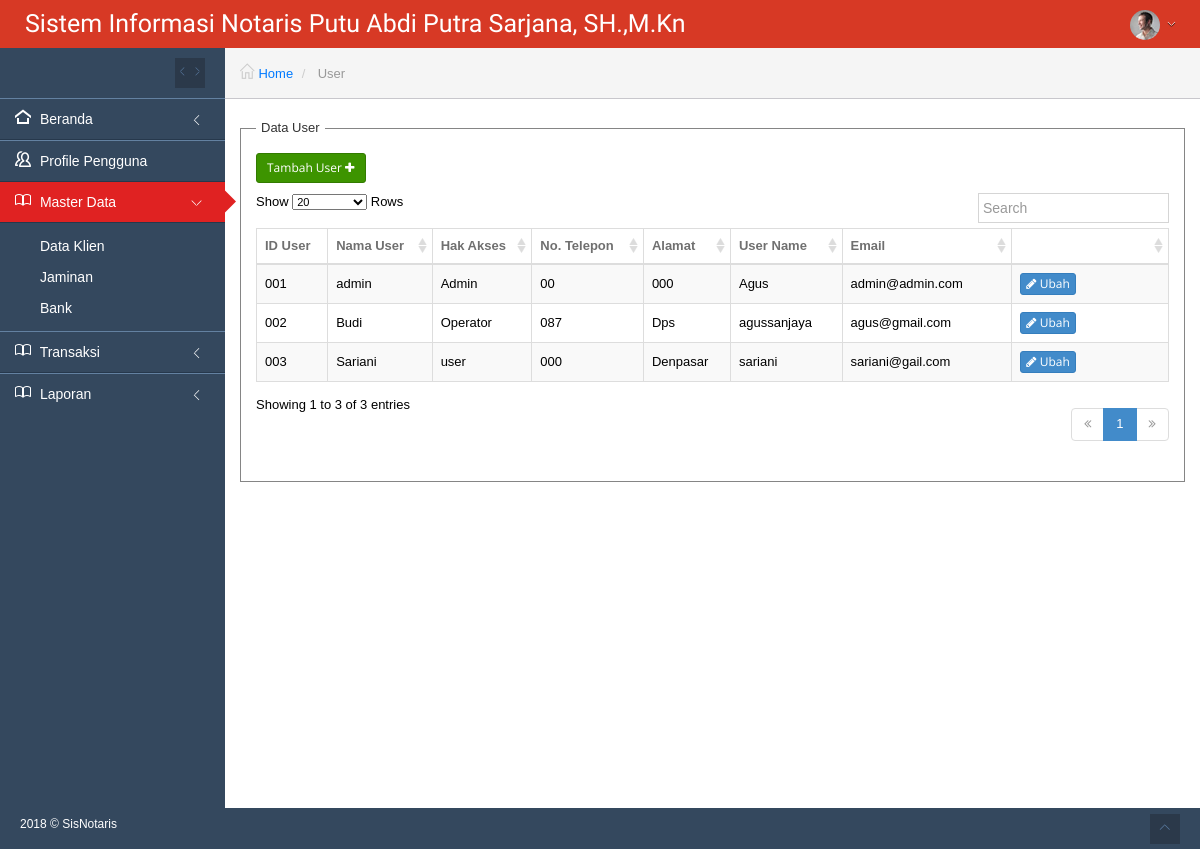
The app's page /index.php?page=user (signed in), older data.
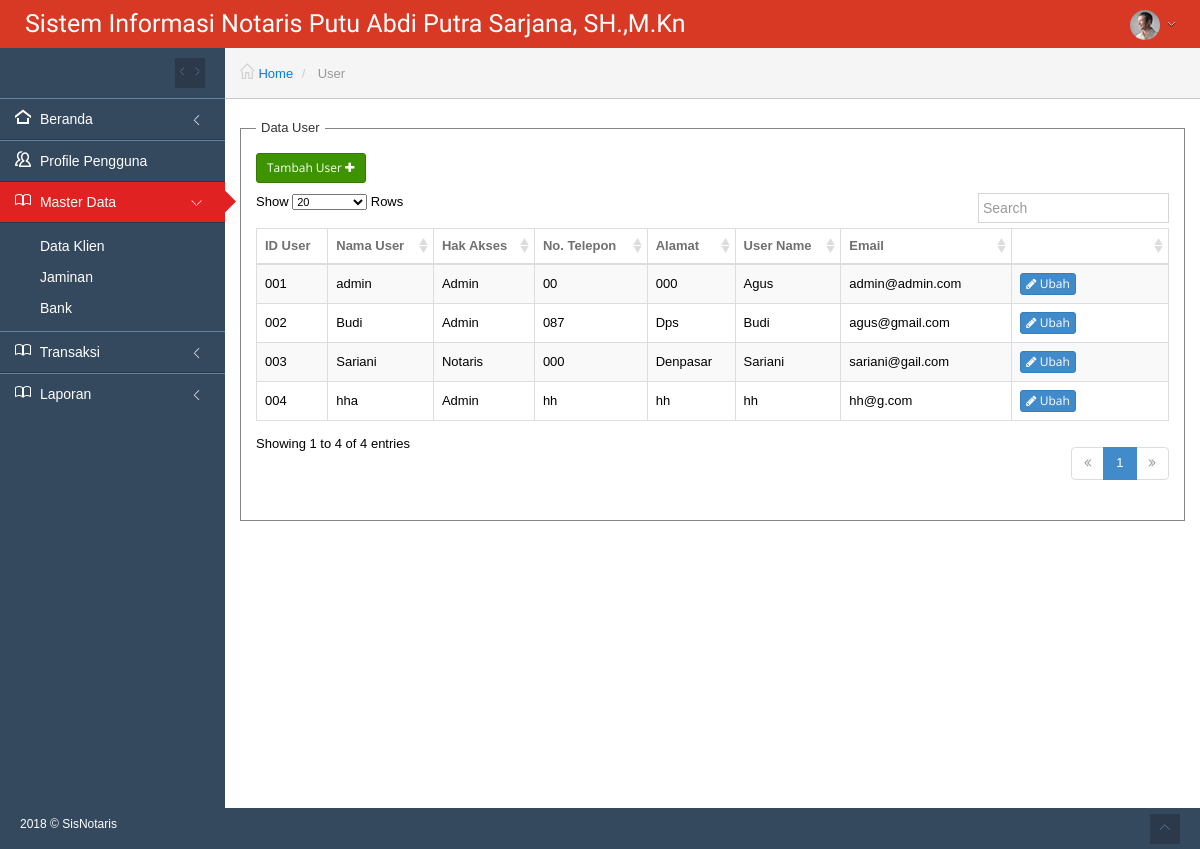
The same page, newer data.
### tables this page shows
CREATE TABLE `tb_user` (
  `id_user` int(11) NOT NULL AUTO_INCREMENT,
  `no_user` varchar(3) DEFAULT NULL,
  `nama_user` varchar(100) NOT NULL,
  `hak_akses` enum('Admin','Notaris') NOT NULL,
  `no_telp` varchar(15) NOT NULL,
  `alamat` varchar(30) NOT NULL,
  `nama_pengguna` varchar(20) NOT NULL,
  `kata_sandi` varchar(64) NOT NULL,
  `email` varchar(64) NOT NULL,
  PRIMARY KEY (`id_user`)
);

### views/user.php (the view, shortened to what this page needs)
<?php
$data=mysqli_query($con,"select * from tb_user");
?>
<div class="col-md-12" style="margin-top:20px;">
	<form enctype="multipart/form-data" class="bs-example form-horizontal" method="POST" action="?page=reg_onsite&co=save" >
			<fieldset>
				<legend>Data User</legend>
				<a id="add" href="views/user_form.php" data-toggle="ajaxModal"  class="btn btn-sm btn-green">Tambah User <i class="fa fa-plus"></i></a>
				<table class="table table-striped table-bordered table-hover" id="sample_1">
					<thead>
						<tr>
							<th>ID User</th>
							<th>Nama User</th>
							<th>Hak Akses</th>
							<th>No. Telepon</th>
							<th>Alamat</th>
							<th>User Name</th>
							<th>Email</th>
							<th width="150px;"></th>
						</tr>
					</thead>
					<tbody>
						<?php
						while ($hasildata = mysqli_fetch_array($data))
						{
							?>
							<tr>
								<td><?php echo $hasildata['no_user'];?></td>
								<td><?php echo $hasildata['nama_user'];?></td>
								<td><?php echo $hasildata['hak_akses'];?></td>
								<td><?php echo $hasildata['no_telp'];?></td>
								<td><?php echo $hasildata['alamat'];?></td>
								<td><?php echo $hasildata['nama_pengguna'];?></td>
								<td><?php echo $hasildata['email'];?></td>
								<td>
										<a class="btn btn-xs btn-primary" id="add" href="views/user_form.php?id=<?php echo $hasildata['id_user'];?>" data-toggle="ajaxModal"><i class="fa fa-pencil"></i> Ubah</a>
								</td>
							</tr>
							<?php
						}
						?>
					</tbody>
				</table>
			</fieldset>
	</form>
</div>

### index.php (shortened to what this page needs)
<?php
include "core/koneksi.php";
$buka=$_GET['page'];
$bukaBe=ucwords($buka);
?>
<!DOCTYPE html>
<html lang="en" class="no-js">
	<head>
		<link rel="stylesheet" href="assets/plugins/bootstrap/css/bootstrap.css">
		<link rel="stylesheet" href="assets/plugins/font-awesome/css/font-awesome.min.css">
		<link rel="stylesheet" href="assets/fonts/style.css">
		<link rel="stylesheet" href="assets/css/main.css">
		<link rel="stylesheet" href="assets/css/main-responsive.css">
		<link rel="stylesheet" href="assets/css/theme_navy.css" type="text/css" id="skin_color">
		<link rel="stylesheet" href="assets/css/print.css" type="text/css" media="print"/>
		<link rel="stylesheet" href="assets/plugins/DataTables/media/css/DT_bootstrap.css" />
	</head>
	<body>
		<div class="navbar navbar-inverse navbar-fixed-top">
			<div class="container">
				<div class="navbar-header">
					<a class="navbar-brand" href="index.php">
						<div style="color: white">Sistem Informasi Notaris Putu Abdi Putra Sarjana, SH.,M.Kn</div>
					</a>
				</div>
				<div class="navbar-tools">
					<ul class="nav navbar-right">
						<li class="dropdown current-user">
							<a data-toggle="dropdown" data-hover="dropdown" class="dropdown-toggle" data-close-others="true" href="#">
								<img src="assets/images/avatar-1-small.jpg" class="circle-img" alt="">
								<i class="clip-chevron-down"></i>
							</a>
						</li>
					</ul>
				</div>
			</div>
		</div>
		<div class="main-container">
			<div class="navbar-content">
				<div class="main-navigation navbar-collapse collapse">
					<div class="navigation-toggler">
						<i class="clip-chevron-left"></i>
						<i class="clip-chevron-right"></i>
					</div>
					<?php
					if ($_SESSION['nama_level']=='Admin')
					{
					?>
					<ul class="main-navigation-menu">
						<li <?php if ($buka=='') { ?>  class="active open" <?php }?>>
							<a href="index.php"><i class="clip-home "></i>
								<span class="title"> Beranda </span><i class="icon-arrow"></i>
							</a>
						</li>
						<li <?php if ($buka=='profile') { ?>  class="active open" <?php }?>>
							<a href="?page=profile"><i class="clip-users "></i>
								<span class="title"> Profile Pengguna </span>
							</a>
						</li>
						<li <?php if ($buka=='user' or $buka=='client' or $buka=='client_file' or $buka=='jaminan' or $buka=='bank' or $buka=='tracking' or $buka=='upload_bpkb' or $buka=='bank_file') { ?>  class="active open" <?php }?>>
							<a href="javascript:void(0)"><i class="clip-book "></i>
								<span class="title"> Master Data </span><i class="icon-arrow"></i>
							</a>
							<ul class="sub-menu">
								<li>
									<a href="?page=client">
										<span class="title"> Data Klien </span><span><?php if ($_GET[page]='client') { echo "<span class='selected'>"; }?></span>
									</a>
								</li>
								<li>
									<a href="?page=jaminan">
										<span class="title">Jaminan</span>
									</a>
								</li>
								<li>
									<a href="?page=bank">
										<span class="title"> Bank </span><span><?php if ($_GET['page']='bank') { echo "<span class='selected'>"; }?></span>
									</a>
								</li>
							</ul>
						</li>
						<li <?php if ($buka=='fidusia' or $buka=='tanggunan' or $buka=='akta_fidusia' or $buka=='akta_tanggunan') { ?>  class="active open" <?php }?>>
							<a href="javascript:void(0)"><i class="clip-book "></i>
								<span class="title"> Transaksi </span><i class="icon-arrow"></i>
							</a>
						</li>
						<li <?php if ($buka=='lap_fidusia' or $buka=='lap_tanggunan' or $buka=='lap_kas') { ?>  class="active open" <?php }?>>
							<a href="javascript:void(0)"><i class="clip-book "></i>
								<span class="title"> Laporan </span><i class="icon-arrow"></i>
							</a>
						</li>
					</ul>
					<?php
					}
					?>
				</div>
			</div>
			<div class="main-content">
				<div class="container">
					<div class="row">
						<div class="col-sm-12">
							<ol class="breadcrumb">
								<li>
									<i class="clip-home-3"></i>
									<a href="#">
										Home
									</a>
								</li>
								<?php if ($bukaBe)
								{ ?>
								<li class="active">
									<?php echo $bukaBe;?>
								</li>
								<?php } ?>
							</ol>
						</div>
					</div>
					<div class="row">
						<?php
						if($buka=='profile'){
							include"views/profile.php";
						}
						else if ($buka=='user'){
							include"views/user.php";
						}
						?>
					</div>
				</div>
			</div>
		</div>
		<div class="footer clearfix">
			<div class="footer-inner">
				2018 &copy; SisNotaris
			</div>
			<div class="footer-items">
				<span class="go-top"><i class="clip-chevron-up"></i></span>
			</div>
		</div>
	</body>
</html>

### assets/css/main-responsive.css (style rules this page uses)
@media (min-width: 768px) { .main-navigation { position: absolute; width: 225px; } }
@media (min-width: 768px) { .main-content { margin-left: 225px; } }
@media (min-width: 768px) { .main-content > .container { min-height: 760px; } }

### assets/css/theme_navy.css (style rules this page uses)
body, .main-container, .footer, .main-navigation, ul.main-navigation-menu > li > ul.sub-menu, .navigation-small ul.main-navigation-menu > li > ul.sub-menu { background-color: #34485e !important; }
.navbar-inverse { background: #d73925; background: #d73925; background: #d73925; border-color:#d73925; }
.navbar-inverse .navbar-brand, .navbar-inverse .navbar-brand:hover, .navbar-inverse .nav > li > a { color: #A7B4D1; }
.navbar-inverse .nav > li > a { color: #A7B4D1; text-shadow: 0 1px 0 #000000; }
.navbar-inverse .nav > li.current-user > a { color: #ffffff !important; }
.navbar-inverse .nav > li.current-user > a i { display: inline-block; text-align: center; width: 1.25em; color:#ffffff !important; font-size: 12px; }
ul.main-navigation-menu > li a { border-bottom-color: #26384C; border-top-color: #6381A1; color: #ffffff; }
ul.main-navigation-menu > li a > i { color: #ffffff; font-weight: normal; }
ul.main-navigation-menu > li.active > a { background: #E02222 !important; border-top: none !important; color: #fff; }
ul.main-navigation-menu > li.active > a i { color: #fff; }
ul.main-navigation-menu > li.open > a, ul.main-navigation-menu > li > a:hover, ul.main-navigation-menu > li:hover > a { background-color: #2B394A; }
.navigation-toggler, .go-top { background-color: #2B394A !important; color: #5A7CA3; }
.breadcrumb i { color: #cccccc; }
.breadcrumb a { color: #007AFF; }
.footer-inner { color: #ffffff; }
.main-content .container { border-left: none; border-bottom: none; }

### assets/css/print.css (style rules this page uses)
.navbar { display: none; }
.main-navigation { display: none; }
.breadcrumb { display: none; }
.footer { display: none; }
.main-container { margin: 0 !important; padding: 0 !important; }
.main-content .container { min-height: auto !important; border: none !important; }

### index.php (style rules this page uses)
legend { display: block; width: auto; padding: 0 5px; margin-bottom: 0; font-size: inherit; line-height: inherit; border: auto; border-bottom: none; }
fieldset { border: 1px groove threedface; padding: 15px 15px 15px 15px; border-color: #858585; }

Row changes from the older to the newer data that the page shows:
changed tb_user "Budi": hak_akses "Operator" → "Admin"; nama_pengguna "agussanjaya" → "Budi"
changed tb_user "Sariani": hak_akses "user" → "Notaris"; nama_pengguna "sariani" → "Sariani"
added tb_user: no_user "004", nama_user "hha", hak_akses "Admin", no_telp "hh", alamat "hh", nama_pengguna "hh", email "hh@g.com"
Text that changed along with them:
text written by a page script: "Show Rows Showing 1 to 3 of 3 entries 1" → "Show Rows Showing 1 to 4 of 4 entries 1"
